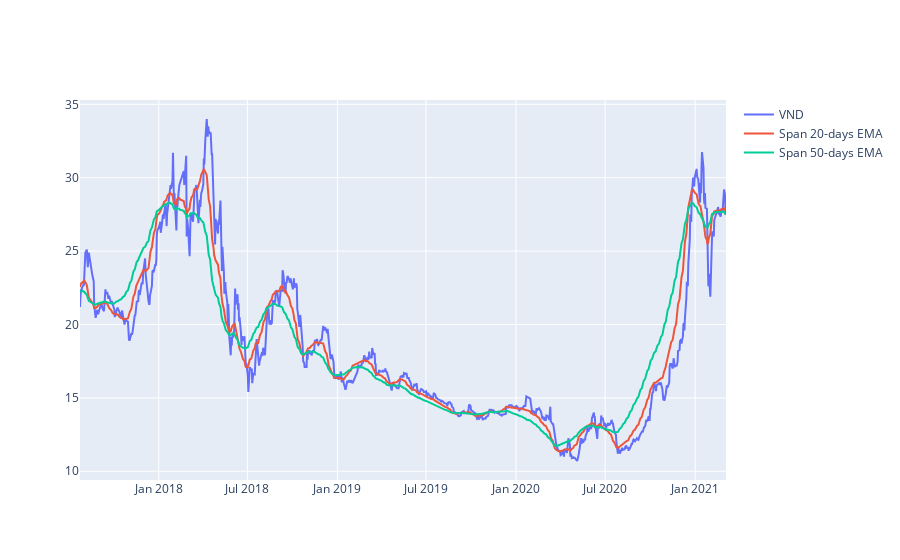

The notebook cell this image was saved under:
### Code cell
#plot linechart for HPG price
short_rolling = df['<Close>'].rolling(window=20).mean()

ema_long = df['<Close>'].ewm(span=50, adjust=False).mean()
ema_short = df['<Close>'].ewm(span=20, adjust=False).mean()
line_price = df['<Close>']
fig = go.Figure()
#px.line(df_hpg, x='datetime', y='<Close>', labels={'x':'Date', 'y':'Price'})

fig.add_trace(go.Scatter(x=df.datetime, y=line_price, 
                        mode='lines', name='VND'))

fig.add_trace(go.Scatter(x=df.datetime, y=ema_short, 
                        mode='lines', name='Span 20-days EMA'))

fig.add_trace(go.Scatter(x=df.datetime, y=ema_long, 
                        mode='lines', name='Span 50-days EMA'))

### Figure 1 — Plotly figure (JSON) as saved in the notebook; plotly's stock layout.template omitted (floating-point values rounded to 4 significant figures; data arrays with more than 128 entries replaced by an {"elided": "..."} marker saying what was removed)
{"data": [{"mode": "lines", "name": "VND", "type": "scatter", "x": {"elided": "900 str values"}, "y": {"elided": "900 float values"}}, {"mode": "lines", "name": "Span 20-days EMA", "type": "scatter", "x": {"elided": "900 str values"}, "y": {"elided": "900 float values"}}, {"mode": "lines", "name": "Span 50-days EMA", "type": "scatter", "x": {"elided": "900 str values"}, "y": {"elided": "900 float values"}}], "layout": {}}
